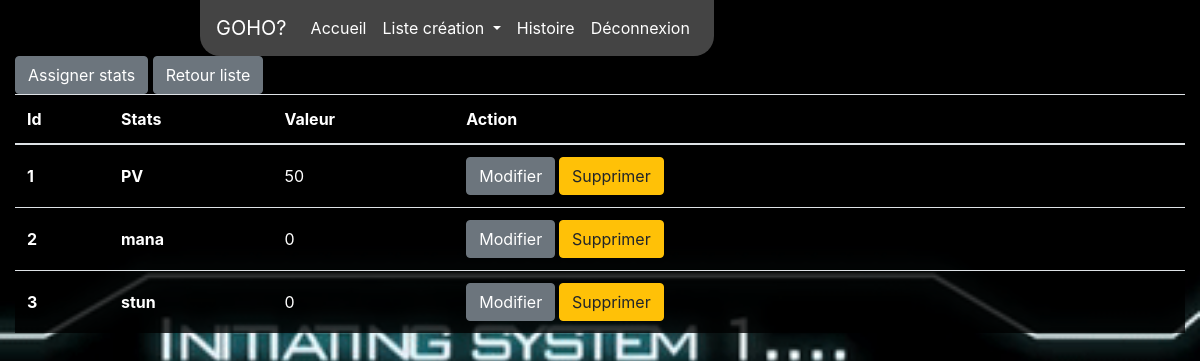
Screenshot of /?page=liste-monstreStats&id=1&nom=Gobelin (signed in) with the database file from the repository.
### tables this page shows
CREATE TABLE `StatsMonstre` (
  `id` int(11) NOT NULL,
  `id_monstre` int(11) NOT NULL,
  `id_stats` int(11) NOT NULL,
  `valeur` int(11) NOT NULL
);

CREATE TABLE `Stats` (
  `id` int(11) NOT NULL,
  `Nom` varchar(250) NOT NULL
);

### app/modeleMonstre.php (called while the page is built, shortened)
<?php
function statsMonstre(){
  $connect = con();
  $sql = "SELECT
    StatsMonstre.id AS 'idStatsMonstre',
    StatsMonstre.valeur AS 'valeurStatsMonstre',
    Monstre.*,
    Stats.nom AS 'nomStats'
  FROM `StatsMonstre`
  LEFT JOIN Monstre ON StatsMonstre.id_monstre = Monstre.id
  LEFT JOIN Stats ON StatsMonstre.id_stats = Stats.id
  WHERE Monstre.id = $_GET[id]";
  $result = $connect->query($sql);
  $tableMonstre = $result->fetch_all(MYSQLI_ASSOC);
  return $tableMonstre;
}
?>

### utilisateur/admin/statsMonstre/listeMonstreStats.php (the view, shortened to what this page needs)
<div class="col align-self-center">
  <a href="/?page=creer-statsMonstre&id=<?= $_GET['id'] ?>&nom=<?= $_GET['nom'] ?>" class="btn btn-secondary">Assigner stats</a>
  <a href="/?page=liste-monstre" class="btn btn-secondary">Retour liste</a>
  <table class="table table-striped listTableBackground">
    <thead>
      <tr>
        <th>Id</th>
        <th>Stats</th>
        <th>Valeur</th>
        <th class="tableActionMonstre">Action</th>
      </tr>
    </thead>
    <tbody>
      <?php foreach(statsMonstre() as $key => $value){ ?>
        <tr>
          <th><?= $value['idStatsMonstre'] ?></th>
          <th><?= $value['nomStats'] ?></th>
          <td><?= $value['valeurStatsMonstre'] ?></td>
          <th>
            <a href="/?page=modify-statsMonstre&id=<?= $_GET['id'] ?>&nom=<?= $_GET['nom'] ?>&idRow=<?= $value['idStatsMonstre'] ?>" class="btn btn-secondary">Modifier</a>
            <form class="d-inline" action="" method="post">
              <button class="btn btn-warning" type="submit" name="del">Supprimer</button>
            </form>
          </th>
        <?php } ?>
      </tr>
    </tbody>
  </table>
</div>

### assets/css/style.css (style rules this page uses)
html, body, #body { width: 100%; height: 100%; padding: 0; margin: 0; }
body { background-image: url('../img/campfire.gif'); background-position: center top; background-repeat: no-repeat; background-size: cover; background-attachment: fixed; color: white; }
a { outline: none; }
.table th, .table td { vertical-align: middle; }
.table .tableActionMonstre { min-width: 300px; }
.listTableBackground { background-color: #000000C7; }

### assets/css/BDD.css (style rules this page uses)
body { background-color: #000; background-image: url('../img/fondBaseDeDonnée.gif'); background-position: top; }

### rows the page displays
statsmonstre: id "1", id_stats.Nom "PV", valeur "50"
statsmonstre: id "2", id_stats.Nom "mana", valeur "0"
statsmonstre: id "3", id_stats.Nom "stun", valeur "0"
